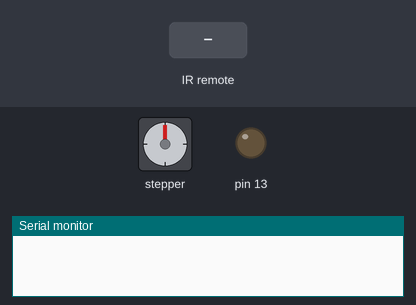
Recording of a sketch running on a simulated Arduino Uno, built with avr-gcc and run on an emulated ATmega328P. Shown: stepper motor, output pins drawn as LEDs (lit = HIGH), the last lines printed to the serial monitor. The inputs (shaded band) are chosen by the test bench. Stepper angles assume 45 steps per turn.

Above: at 1.2 s.
1.3 s: infrared code 0xFF32CD received
At 2.5 s:
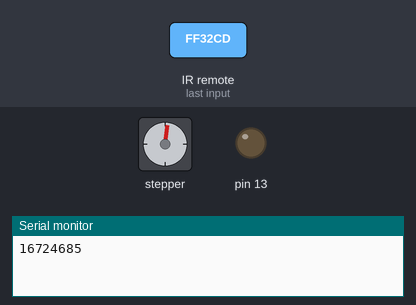
2.8 s: infrared code 0xFF00FF received
At 3.6 s:
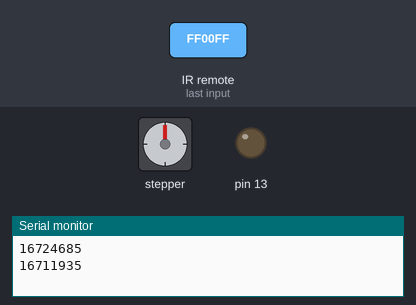
4.3 s: infrared code 0xFF00FF received
At 4.8 s:
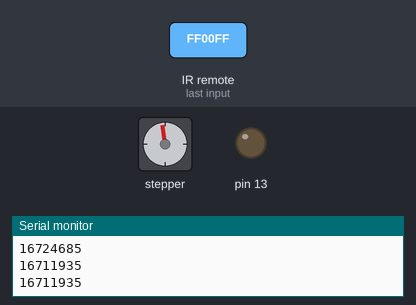
Timing chart, 0 to 7.3 s (numbered marks = the images above; inputs shaded):
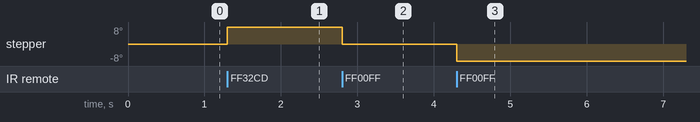

The sketch:

IR_STEPPER_DRIVER_RECEIVER1.ino
```cpp
#include <Stepper.h>
#include <IRremote.h>
#define STEPS 45
int Step;

Stepper stepper(STEPS, 8, 9, 10, 11);

IRrecv irrecv(12);
decode_results results;


void setup()
{
  pinMode(13,OUTPUT);
  Serial.begin(9600);
  stepper.setSpeed(50); // Speed in RPM
  Step = 0;

  irrecv.enableIRIn(); // Start the receiver
}

void loop()
{

  if (irrecv.decode(&results)) {
    Serial.println(results.value);
     irrecv.resume(); // Receive the next value
   if(results.value == 16724685){
     stepper.step(1);
   }
  else if(results.value ==16711935)
  {
    stepper.step(-1);
  }
  else
  {
    stepper.step(0);
  }

  }


  // move a number of steps equal to the change in the
  // sensor reading
  //stepper.step(0);

  // remember the previous value of the sensor


}
```
